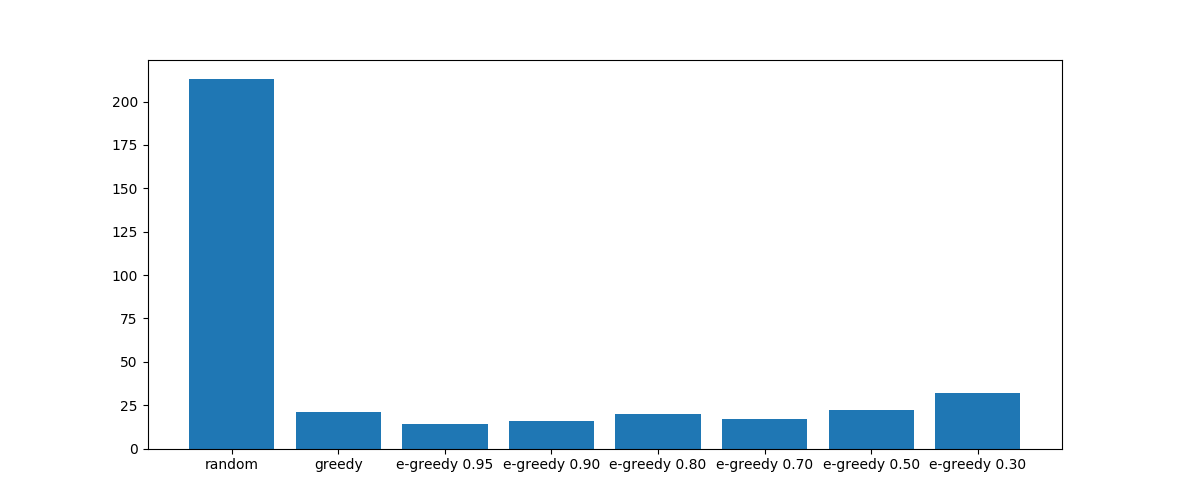

Write the Python code that produced this figure.
import random
import numpy as np
import matplotlib.pyplot as plt


# Environment size
width = 5
height = 16
epochs = 1000

# Actions
num_actions = 4

actions_list = {"UP": 0,
                "RIGHT": 1,
                "DOWN": 2,
                "LEFT": 3
                }
list_actions = {v: k for k, v in actions_list.iteritems()}

actions_vectors = {"UP": (-1, 0),
                   "RIGHT": (0, 1),
                   "DOWN": (1, 0),
                   "LEFT": (0, -1)
                   }

# Discount factor
discount = 0.8

Q = np.zeros((height * width, num_actions))  # Q matrix
Rewards = np.zeros(height * width)  # Reward matrix, it is stored in one dimension


def getState(y, x):
    return y * width + x


def getStateCoord(state):
    return int(state / width), int(state % width)


def getActions(state):
    y, x = getStateCoord(state)
    actions = []
    if x < width - 1:
        actions.append("RIGHT")
    if x > 0:
        actions.append("LEFT")
    if y < height - 1:
        actions.append("DOWN")
    if y > 0:
        actions.append("UP")
    return actions


def getRndAction(state):
    return random.choice(getActions(state))


def getRndState():
    return random.randint(0, height * width - 1)


Rewards[4 * width + 3] = -10000
Rewards[4 * width + 2] = -10000
Rewards[4 * width + 1] = -10000
Rewards[4 * width + 0] = -10000

Rewards[9 * width + 4] = -10000
Rewards[9 * width + 3] = -10000
Rewards[9 * width + 2] = -10000
Rewards[9 * width + 1] = -10000

Rewards[3 * width + 3] = 100
final_state = getState(3, 3)

print np.reshape(Rewards, (height, width))


def qlearning(s1, a, s2):
    Q[s1][a] = Rewards[s2] + discount * max(Q[s2])
    return

def greedy(state):
    max_action = list_actions[np.argmax(Q[state])]
    if max(Q[state]) != 0:
        return max_action
    else:
        return getRndAction(state)

actions = 0
# Episodes
def getNextAction(state, policy):
    policy = policy.split(" ")
    if policy[0] == "greedy":
        return greedy(state)
    elif policy[0] == "e-greedy":
        prob = random.random()
        if prob > float(policy[1]):
            return getRndAction(state)
        else:
            return greedy(state)
    return getRndAction(state)

results = []
policies = ("random", "greedy", "e-greedy 0.95", "e-greedy 0.90", "e-greedy 0.80",
            "e-greedy 0.70", "e-greedy 0.50", "e-greedy 0.30")  # prob=1 --> greedy

for n in policies:
    Q = np.zeros((height * width, num_actions))
    actions = 0

    for i in xrange(epochs):
        state = getRndState()
        while state != final_state:
            action = getNextAction(state, n)
            y = getStateCoord(state)[0] + actions_vectors[action][0]
            x = getStateCoord(state)[1] + actions_vectors[action][1]
            new_state = getState(y, x)
            qlearning(state, actions_list[action], new_state)
            actions += 1
            state = new_state
    # print Q
    print "Numero promedio de acciones en ", n, " -> ", actions/epochs
    results.append(actions / epochs)

number_of_policies = []
for v in range(len(policies)):
    number_of_policies.append(v)

plt.bar(number_of_policies, results, align="center")
plt.xticks(number_of_policies, policies)
plt.show()

# Q matrix plot

# s = 0
# ax = plt.axes()
# ax.axis([-1, width + 1, -1, height + 1])
#
# for j in xrange(height):
#
#     plt.plot([0, width], [j, j], 'b')
#     for i in xrange(width):
#         plt.plot([i, i], [0, height], 'b')
#
#         direction = np.argmax(Q[s])
#         if s != final_state:
#             if direction == 0:
#                 ax.arrow(i + 0.5, 0.75 + j, 0, -0.35, head_width=0.08, head_length=0.08, fc='k', ec='k')
#             if direction == 1:
#                 ax.arrow(0.25 + i, j + 0.5, 0.35, 0., head_width=0.08, head_length=0.08, fc='k', ec='k')
#             if direction == 2:
#                 ax.arrow(i + 0.5, 0.25 + j, 0, 0.35, head_width=0.08, head_length=0.08, fc='k', ec='k')
#             if direction == 3:
#                 ax.arrow(0.75 + i, j + 0.5, -0.35, 0., head_width=0.08, head_length=0.08, fc='k', ec='k')
#         s += 1
#
#     plt.plot([i+1, i+1], [0, height], 'b')
#     plt.plot([0, width], [j+1, j+1], 'b')
#
# plt.show()
